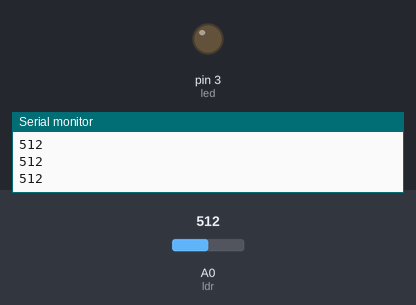
The sketch below on a simulated Arduino Uno, built with avr-gcc and run on an emulated ATmega328P. Parts: output pins drawn as LEDs (lit = HIGH), the last lines printed to the serial monitor. The test bench sets the inputs (shaded band); at power-on: A0 (ldr) = 512.

Above: at 1.2 s.
1.3 s: A0 (ldr) set to 716
At 1.8 s:
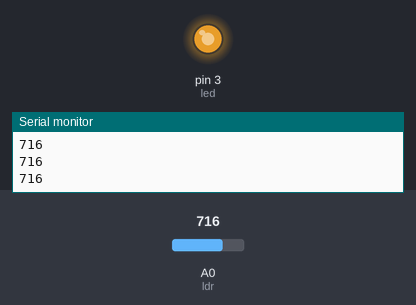
2.8 s: A0 (ldr) set to 749
At 3.1 s:
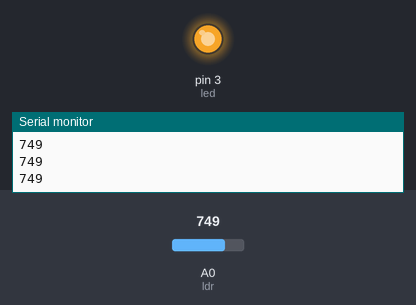
4.3 s: A0 (ldr) set to 768
At 5.5 s:
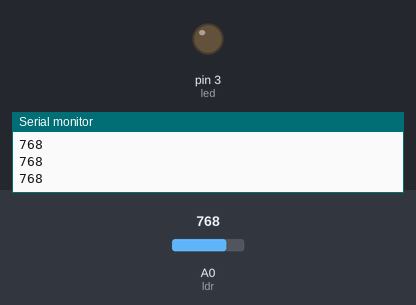
5.8 s: A0 (ldr) set to 900
At 6.9 s:
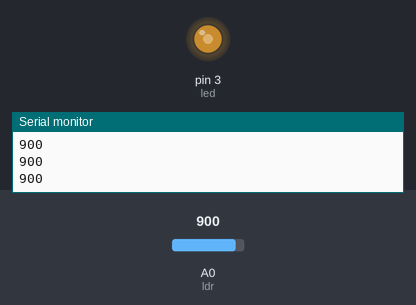
7.3 s: A0 (ldr) set to 306
At 8.2 s:
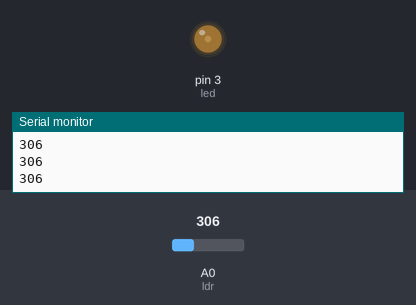
8.8 s: A0 (ldr) set to 0
At 9.5 s:
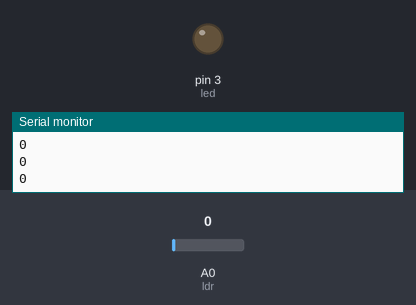
Timing chart, 0 to 11.3 s (numbered marks = the images above; inputs shaded):
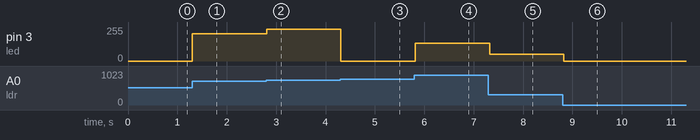

The sketch:

_12_PROGRAMA_L_D_R_VARIAVEL.ino
```cpp
#define ldr A0
#define led 3

int vldr = 0;


void setup() {
  pinMode(ldr, INPUT);
  pinMode(led, OUTPUT);
  Serial.begin(9600);
  digitalWrite(led, LOW);
}

void loop() {
  vldr = analogRead(ldr);
  //if(vldr>900)
  //{
  //  digitalWrite(led,LOW);
  //}
  //else
  //{
  //  digitalWrite(led,HIGH);
  //}
  analogWrite(led, vldr);
  Serial.println(vldr);
  delay(100);
}
```

Measured:
- the behaviour switches between 767 and 768 on A0 (ldr) (found by bisection; images 2 and 3)
- after the input at 1.3 s, pin 3 (led): 0/255 → 204/255 at once
- after the input at 2.8 s, pin 3 (led): 204/255 → 237/255 at once
- after the input at 4.3 s, pin 3 (led): 237/255 → 0/255 at once
- after the input at 5.8 s, pin 3 (led): 0/255 → 132/255 at once
- after the input at 7.3 s, pin 3 (led): 132/255 → 50/255 at once
- after the input at 8.8 s, pin 3 (led): 50/255 → 0/255 at once
